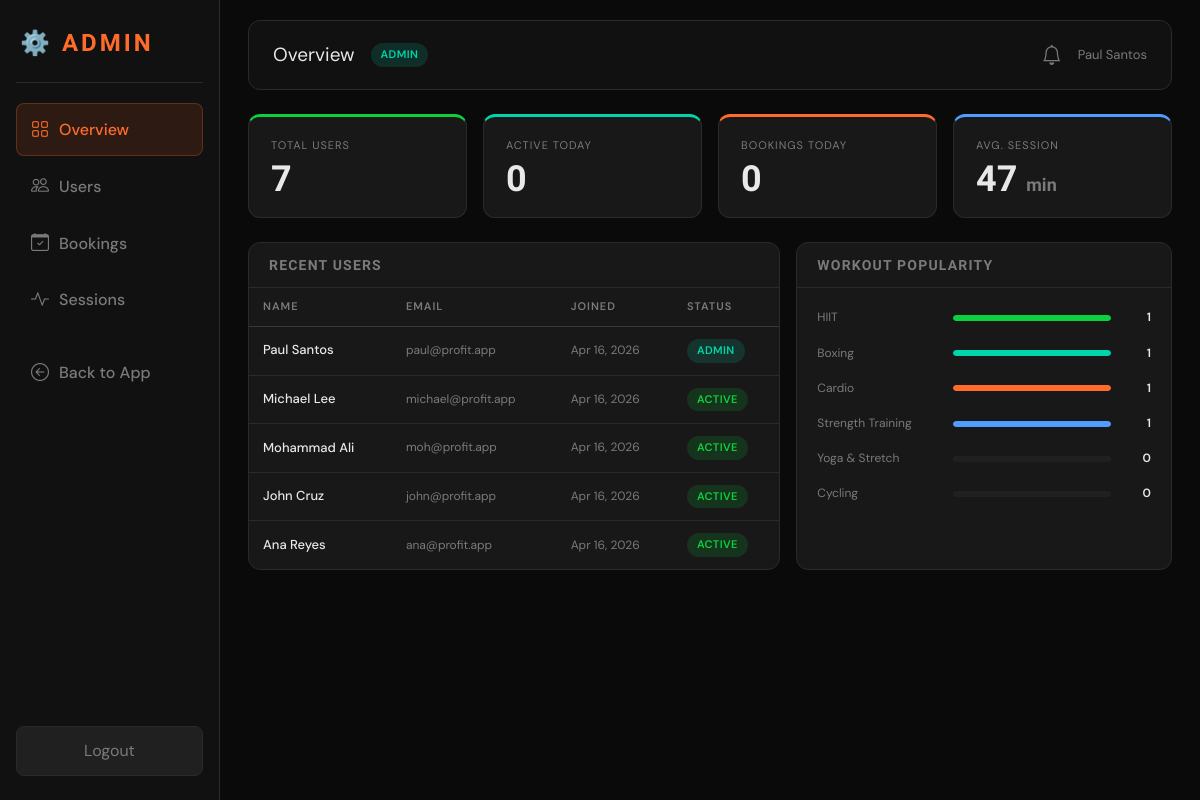
Screenshot of /public/admin (signed in) with the database file from the repository.
### tables this page shows
CREATE TABLE IF NOT EXISTS users (
    id         INT AUTO_INCREMENT PRIMARY KEY,   
    name       VARCHAR(100) NOT NULL,            
    email      VARCHAR(150) NOT NULL UNIQUE,     
    password   VARCHAR(255) NOT NULL,            
    role       ENUM('member','trainer','admin') DEFAULT 'member',
    status     ENUM('active','pending','banned') DEFAULT 'active',
    created_at TIMESTAMP DEFAULT CURRENT_TIMESTAMP
);

### app/core/controller.php (called while the page is built, shortened)
<?php
class Controller {
    protected function view(string $view, array $data = []): void {
        extract($data);
        $file = BASE_PATH . '/app/views/' . $view . '.php';
        require_once $file;
    }
}

### app/controllers/admincontroller.php (called while the page is built, shortened)
<?php
class AdminController extends Controller {
    private UserModel $users;
    private BookingModel $bookings;
    private SessionModel $sessions;
    private WorkoutModel $workouts;
    public function __construct() {
        $this->users    = new UserModel();
        $this->bookings = new BookingModel();
        $this->sessions = new SessionModel();
        $this->workouts = new WorkoutModel();
    }
    public function index(): void {
        $this->view('admin/index', [
            'totalUsers'    => $this->users->count(),
            'activeToday'   => $this->sessions->countActiveToday(),
            'bookingsToday' => $this->bookings->countToday(),
            'avgDuration'   => $this->sessions->avgDurationAll(),
            'allUsers'      => $this->users->getAll(),
            'allBookings'   => $this->bookings->getAll(),
            'allSessions'   => $this->sessions->getAll(20),
            'workoutStats'  => $this->workouts->getPopularity(),
        ]);
    }
}

### app/core/app.php (called while the page is built, shortened)
<?php
class App {
    public function __construct() {
        $this->route();
    }
    private function route(): void {
        $url = '';
        if (!empty($_GET['url'])) {
            $url = $_GET['url'];
        } else {
            $requestUri = $_SERVER['REQUEST_URI'] ?? '';
            $scriptName = $_SERVER['SCRIPT_NAME'] ?? '';
            $basePath = rtrim(dirname($scriptName), '/');
            $url = str_replace($basePath, '', $requestUri);
            $url = ltrim($url, '/');
            $url = str_replace('index.php', '', $url);
            $url = trim($url, '/');
        }
        $parts = $url ? array_values(array_filter(explode('/', $url))) : [];
        $controller = new $controllerName();
        $method = !empty($parts[1]) ? strtolower($parts[1]) : 'index';
        $params = array_slice($parts, 2);
        call_user_func_array([$controller, $method], $params);
    }
}

### public/index.php (called while the page is built, shortened)
<?php
require_once BASE_PATH . '/app/core/controller.php';
require_once BASE_PATH . '/app/core/app.php';
new App();

### app/models/usermodel.php (called while the page is built, shortened)
<?php
class UserModel extends Model {
    public function getAll(): array {
        return $this->db->query("SELECT * FROM users ORDER BY created_at DESC")->fetchAll();
    }
}

### app/models/workoutmodel.php (called while the page is built, shortened)
<?php
class WorkoutModel extends Model {
    public function getPopularity(): array {
        return $this->db->query("
            SELECT w.name, COUNT(b.id) AS booking_count
            FROM workouts w LEFT JOIN bookings b ON b.workout_id=w.id
            GROUP BY w.id,w.name ORDER BY booking_count DESC
        ")->fetchAll();
    }
}

### app/views/admin/index.php (the view, shortened to what this page needs)
<?php $pageTitle='Admin Panel'; $activePage='admin';
require_once BASE_PATH.'/app/views/layouts/header.php'; ?>
<nav class="sidebar admin-sidebar">
    <a class="dashboardTitle" href="<?= BASE_URL ?>/admin">⚙️ ADMIN</a>
    <ul class="nav flex-column">
        <li class="nav-item"><a class="nav-link active" href="#" onclick="showTab('overview',this);return false"><i class="bi bi-grid"></i> Overview</a></li>
        <li class="nav-item"><a class="nav-link" href="#" onclick="showTab('users',this);return false"><i class="bi bi-people"></i> Users</a></li>
        <li class="nav-item"><a class="nav-link" href="#" onclick="showTab('bookings',this);return false"><i class="bi bi-calendar-check"></i> Bookings</a></li>
        <li class="nav-item"><a class="nav-link" href="#" onclick="showTab('sessions',this);return false"><i class="bi bi-activity"></i> Sessions</a></li>
        <li class="nav-item mt-3"><a class="nav-link" href="<?= BASE_URL ?>/dashboard"><i class="bi bi-arrow-left-circle"></i> Back to App</a></li>
    </ul>
    <a href="<?= BASE_URL ?>/auth/logout"><button class="logout-btn">Logout</button></a>
</nav>
<main class="main-content flex-grow-1">
    <header class="topbar d-flex justify-content-between align-items-center">
        <div class="d-flex align-items-center gap-3"><h5 class="mb-0" id="pageTitle">Overview</h5><span class="pill pill-admin">Admin</span></div>
        <div class="d-flex align-items-center gap-3"><i class="bi bi-bell" role="button"></i><span style="font-size:13px;color:var(--text-muted)"><?= htmlspecialchars($_SESSION['user_name']) ?></span></div>
    </header>
    <section id="tab-overview">
        <div class="row g-3 mb-4">
            <div class="col-6 col-md-3"><div class="stat-admin" style="--accent-color:var(--green)"><div class="sa-label">Total Users</div><div class="sa-value"><?= number_format($totalUsers) ?></div></div></div>
            <div class="col-6 col-md-3"><div class="stat-admin" style="--accent-color:var(--cyan)"><div class="sa-label">Active Today</div><div class="sa-value"><?= $activeToday ?></div></div></div>
            <div class="col-6 col-md-3"><div class="stat-admin" style="--accent-color:var(--orange)"><div class="sa-label">Bookings Today</div><div class="sa-value"><?= $bookingsToday ?></div></div></div>
            <div class="col-6 col-md-3"><div class="stat-admin" style="--accent-color:#4f9eff"><div class="sa-label">Avg. Session</div><div class="sa-value"><?= $avgDuration ?> <span class="value-unit">min</span></div></div></div>
        </div>
        <div class="row g-3">
            <div class="col-md-7"><div class="panel-card"><div class="panel-card-header"><h6 class="panel-card-title">Recent Users</h6></div><div class="panel-card-body p-0"><table class="table-dark-custom w-100"><thead><tr><th>Name</th><th>Email</th><th>Joined</th><th>Status</th></tr></thead><tbody>
            <?php foreach(array_slice($allUsers,0,5) as $u): ?>
            <tr><td style="font-size:13px;font-weight:500"><?= htmlspecialchars($u['name']) ?></td><td style="font-size:12px;color:var(--text-muted)"><?= htmlspecialchars($u['email']) ?></td><td style="font-size:12px;color:var(--text-muted)"><?= date('M j, Y',strtotime($u['created_at'])) ?></td><td><span class="pill pill-<?= $u['role']==='admin'?'admin':$u['status'] ?>"><?= $u['role']==='admin'?'admin':$u['status'] ?></span></td></tr>
            <?php endforeach; ?>
            </tbody></table></div></div></div>
            <div class="col-md-5"><div class="panel-card h-100"><div class="panel-card-header"><h6 class="panel-card-title">Workout Popularity</h6></div><div class="panel-card-body">
            <?php $maxWk=max(array_column($workoutStats,'booking_count')??[1]); $cls=['var(--green)','var(--cyan)','var(--orange)','#4f9eff','#b794f4','var(--text-muted)'];
            foreach($workoutStats as $i=>$wk): $pct=$maxWk>0?round(($wk['booking_count']/$maxWk)*100):0; ?>
            <div class="d-flex align-items-center gap-3 mb-3"><div style="width:120px;font-size:12px;color:var(--text-muted)"><?= htmlspecialchars($wk['name']) ?></div><div style="flex:1;height:6px;background:var(--bg-3);border-radius:4px;overflow:hidden"><div style="width:<?= $pct ?>%;height:100%;background:<?= $cls[$i%6] ?>;border-radius:4px"></div></div><div style="width:24px;font-size:12px;font-weight:600;text-align:right"><?= $wk['booking_count'] ?></div></div>
            <?php endforeach; ?>
            </div></div></div>
        </div>
    </section>
</main>
<?php require_once BASE_PATH.'/app/views/layouts/footer.php'; ?>

### app/views/layouts/header.php (shortened to what this page needs)
<!doctype html>
<html lang="en">
<head>
    <link href="https://cdn.jsdelivr.net/npm/bootstrap@5.3.0/dist/css/bootstrap.min.css" rel="stylesheet">
    <link href="https://cdn.jsdelivr.net/npm/bootstrap-icons/font/bootstrap-icons.css" rel="stylesheet">
    <link rel="stylesheet" href="<?= BASE_URL ?>/main.css">
</head>
<body>
<div class="d-flex">

### app/views/layouts/footer.php (shortened to what this page needs)
</div>
</body>
</html>

### rows the page displays
users: name "Paul Santos", email "paul@profit.app", created_at "Apr 16, 2026", role "ADMIN"
users: name "Michael Lee", email "michael@profit.app", created_at "Apr 16, 2026", status "ACTIVE"
users: name "Mohammad Ali", email "moh@profit.app", created_at "Apr 16, 2026", status "ACTIVE"
users: name "John Cruz", email "john@profit.app", created_at "Apr 16, 2026", status "ACTIVE"
users: name "Ana Reyes", email "ana@profit.app", created_at "Apr 16, 2026", status "ACTIVE"

### other values shown
$_SESSION['user_name'] "Paul Santos"
$totalUsers "7"
$activeToday "0"
$bookingsToday "0"
$avgDuration "47"
$wk['name'] "HIIT"
$wk['booking_count'] "1"
$wk['name'] "Boxing"
$wk['name'] "Cardio"
$wk['name'] "Strength Training"
$wk['name'] "Yoga & Stretch"
$wk['booking_count'] "0"
$wk['name'] "Cycling"
